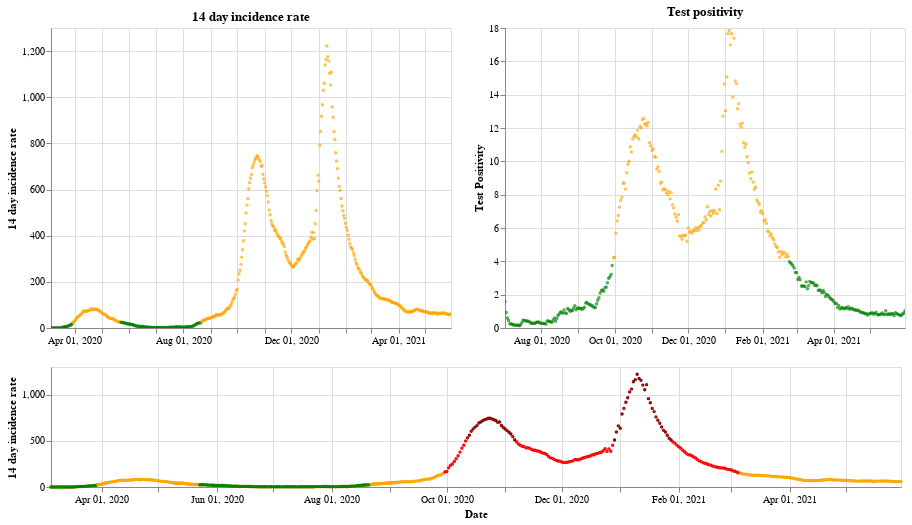

Write notebook code for a chart like this one.
### Markdown cell above
## Northern Ireland

### Code cell
plot_traffic_light('Northern Ireland')

### Figure 1 — Vega-Lite specification as saved in the notebook (floating-point values rounded to 4 significant figures; data arrays with more than 128 entries replaced by an {"elided": "..."} marker saying what was removed)
{"config": {"view": {"continuousWidth": 400, "continuousHeight": 300}}, "vconcat": [{"hconcat": [{"mark": {"type": "point", "size": 2}, "encoding": {"color": {"condition": {"value": "green", "test": "(datum.twoWeeklyCasesRate <= 25)"}, "value": "orange"}, "tooltip": [{"type": "nominal", "field": "areaName"}, {"type": "temporal", "field": "date"}, {"type": "quantitative", "field": "twoWeeklyCasesRate"}, {"type": "quantitative", "field": "testPositivity"}], "x": {"type": "temporal", "axis": {"title": ""}, "field": "date", "scale": {"domain": {"selection": "DateBrush"}}, "timeUnit": "yearmonthdate"}, "y": {"type": "quantitative", "axis": {"title": "14 day incidence rate"}, "field": "twoWeeklyCasesRate"}}, "title": "14 day incidence rate", "width": 400}, {"mark": {"type": "point", "size": 2}, "encoding": {"color": {"condition": {"value": "green", "test": "(datum.testPositivity <= 4)"}, "value": "orange"}, "tooltip": [{"type": "nominal", "field": "areaName"}, {"type": "temporal", "field": "date"}, {"type": "quantitative", "field": "twoWeeklyCasesRate"}, {"type": "quantitative", "field": "testPositivity"}], "x": {"type": "temporal", "axis": {"title": ""}, "field": "date", "scale": {"domain": {"selection": "DateBrush"}}, "timeUnit": "yearmonthdate"}, "y": {"type": "quantitative", "axis": {"title": "Test Positivity"}, "field": "testPositivity"}}, "title": "Test positivity", "width": 400}]}, {"layer": [{"mark": {"type": "point", "size": 2}, "encoding": {"color": {"condition": {"value": "orange", "test": "((50 && datum.twoWeeklyCasesRate) < 150)"}, "value": "red"}, "opacity": {"condition": {"value": 1, "test": "((50 && datum.twoWeeklyCasesRate) < 500)"}, "value": 0}, "tooltip": [{"type": "nominal", "field": "areaName"}, {"type": "temporal", "field": "date"}, {"type": "quantitative", "field": "twoWeeklyCasesRate"}, {"type": "quantitative", "field": "testPositivity"}], "x": {"type": "temporal", "axis": {"title": "Date"}, "field": "date", "timeUnit": "yearmonthdate"}, "y": {"type": "quantitative", "axis": {"title": "14 day incidence rate"}, "field": "twoWeeklyCasesRate"}}, "selection": {"DateBrush": {"type": "interval", "encodings": ["x"], "fields": ["Time"]}}, "width": 850}, {"mark": {"type": "point", "size": 2}, "encoding": {"color": {"value": "darkred"}, "opacity": {"condition": {"value": 1, "test": "(datum.twoWeeklyCasesRate >= 500)"}, "value": 0}, "tooltip": [{"type": "nominal", "field": "areaName"}, {"type": "temporal", "field": "date"}, {"type": "quantitative", "field": "twoWeeklyCasesRate"}, {"type": "quantitative", "field": "testPositivity"}], "x": {"type": "temporal", "axis": {"title": "Date"}, "field": "date", "timeUnit": "yearmonthdate"}, "y": {"type": "quantitative", "axis": {"title": "14 day incidence rate"}, "field": "twoWeeklyCasesRate"}}, "width": 400}, {"mark": {"type": "point", "size": 2}, "encoding": {"color": {"condition": {"value": "green", "test": "((4 && datum.twoWeeklyCasesRate) < 25)"}, "value": "orange"}, "opacity": {"condition": {"value": 1, "test": "(datum.twoWeeklyCasesRate < 50)"}, "value": 0}, "tooltip": [{"type": "nominal", "field": "areaName"}, {"type": "temporal", "field": "date"}, {"type": "quantitative", "field": "twoWeeklyCasesRate"}, {"type": "quantitative", "field": "testPositivity"}], "x": {"type": "temporal", "axis": {"title": "Date"}, "field": "date", "timeUnit": "yearmonthdate"}, "y": {"type": "quantitative", "axis": {"title": "14 day incidence rate"}, "field": "twoWeeklyCasesRate"}}, "width": 400}], "height": 120, "width": 800}], "data": {"name": "data-4926568888b344c9d0cbea69d897d2d7"}, "$schema": "https://vega.github.io/schema/vega-lite/v4.8.1.json", "datasets": {"data-4926568888b344c9d0cbea69d897d2d7": {"elided": "452 records"}}}
